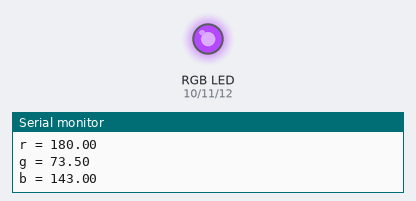
This sketch was run on a simulated Arduino Uno, built with avr-gcc and run on an emulated ATmega328P. Shown: an RGB LED mixed from three pins (HIGH = lit), the last lines printed to the serial monitor. Dim RGB values are drawn brighter than linear; random numbers use the default seed unless the sketch sets one.

Above: at 0.6 s.
At 4.6 s:
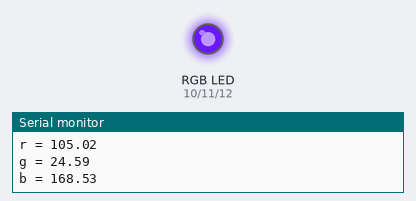
At 8.7 s:
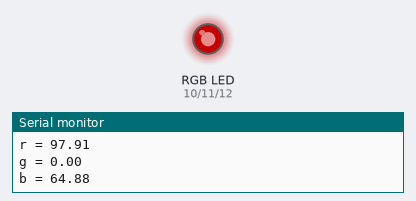
At 14.7 s:
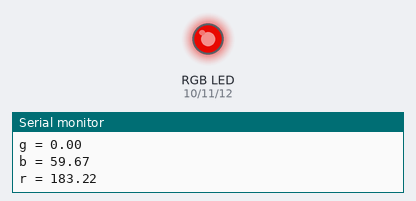
At 21.8 s:
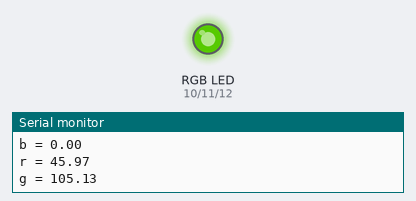
At 38.0 s:
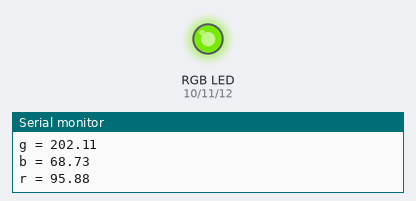
Timing chart, 0 to 40.0 s (numbered marks = the images above):
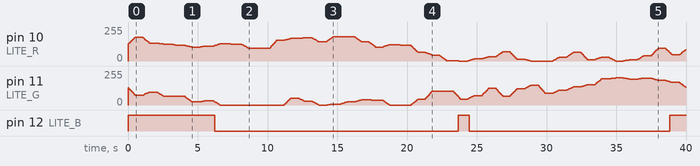

Measured:
- by itself, pin 12 (LITE_B): goes HIGH 6.2 s, LOW 17.4 s, HIGH 0.81 s, LOW 14.4 s, then HIGH

The sketch:

Arduino_RGB_Lite.ino
```cpp
/* === Arduino_RGB_Lite  ===*/

#define LITE_R  10
#define LITE_G  11
#define LITE_B  12

#define START_VALUME 0
#define STEP 1
#define Pi 3.1415192654


#define R 128.
#define G 128.
#define B 128.
#define TAU 100.
#define SIGMA_R 0.5
#define SIGMA_G 0.5
#define SIGMA_B 0.5

double r,g,b;

void setup() {
  Serial.begin(9600);
  pinMode(LITE_R, OUTPUT);
  pinMode(LITE_G, OUTPUT);
  pinMode(LITE_B, OUTPUT);
  r=128.;
  g=128.;
  b=128.;
}

// функция плавного перехода между цветами
void fluensy(double rOld, double gOld, double bOld, int timeMs){
  int stepCount = 10;
  double rStep = (r - rOld)/stepCount;
  double gStep = (g - gOld)/stepCount;
  double bStep = (b - bOld)/stepCount;
  for(int i = 0; i < stepCount; ++i){
    analogWrite(LITE_R, (int)(rOld + rStep*i));
    analogWrite(LITE_G, (int)(gOld + gStep*i));
    analogWrite(LITE_B, (int)(bOld + bStep*i));
    delay(timeMs/stepCount+1);
  }
  analogWrite(LITE_R, (int)r);
  analogWrite(LITE_G, (int)g);
  analogWrite(LITE_B, (int)b);
}


void loop() {

  double rOld = r, gOld = g, bOld = b;

  //dx/dt = (X-x)/tau + random
  //x[n+1] = x[n] + (X-x)/tau + random
  r = r + (R-r)/TAU +   SIGMA_R*(random(0,255)-R);
  g = g + (R-g)/TAU + SIGMA_G*(random(0,255)-G);
  b = b + (B-b)/TAU + SIGMA_B*(random(0,255)-B);

  // проверки на выход за пределы допустимых
  // значений [0..255]
  if (r<0) r=0.;
  if(r>255) r= 255.;
  if (g<0) g=0.;
  if(g>255) g= 255.;
  if (b<0) b=0.;
  if(b>255) b= 255.;

  fluensy(rOld, gOld, bOld, 500);

  Serial.print("r = "); Serial.print(r); Serial.print("\n");
  Serial.print("g = "); Serial.print(g); Serial.print("\n");
  Serial.print("b = "); Serial.print(b); Serial.print("\n");

  delay(500);
}
```
